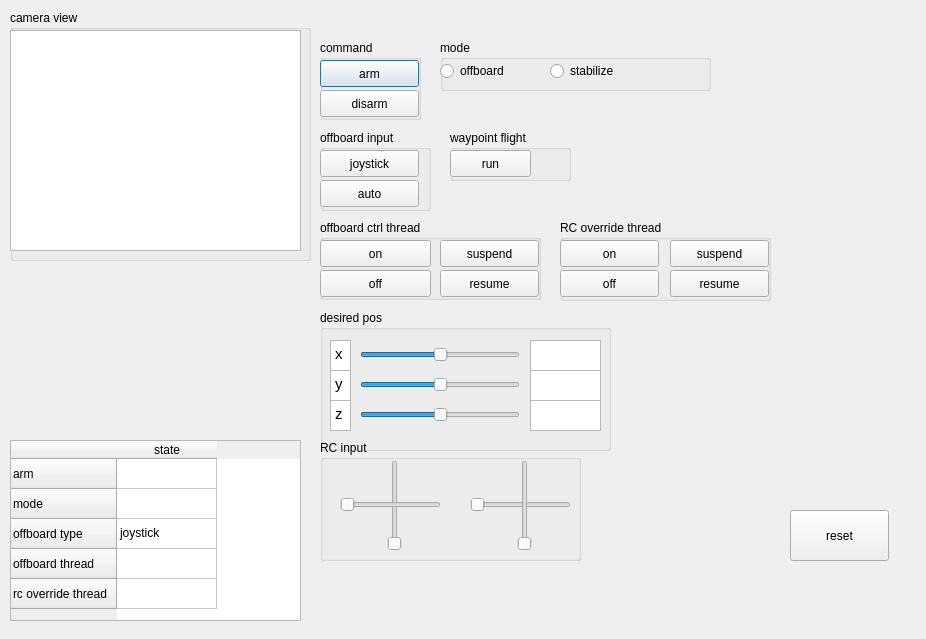
<?xml version="1.0" encoding="UTF-8"?>
<ui version="4.0">
 <class>Dialog</class>
 <widget class="QDialog" name="Dialog">
  <property name="geometry">
   <rect>
    <x>0</x>
    <y>0</y>
    <width>926</width>
    <height>639</height>
   </rect>
  </property>
  <property name="windowTitle">
   <string>Dialog</string>
  </property>
  <widget class="QGroupBox" name="groupBox_arm">
   <property name="geometry">
    <rect>
     <x>320</x>
     <y>40</y>
     <width>101</width>
     <height>80</height>
    </rect>
   </property>
   <property name="title">
    <string>command</string>
   </property>
   <widget class="QPushButton" name="pushButton_arm">
    <property name="geometry">
     <rect>
      <x>0</x>
      <y>20</y>
      <width>99</width>
      <height>27</height>
     </rect>
    </property>
    <property name="text">
     <string>arm</string>
    </property>
   </widget>
   <widget class="QPushButton" name="pushButton_disarm">
    <property name="geometry">
     <rect>
      <x>0</x>
      <y>50</y>
      <width>99</width>
      <height>27</height>
     </rect>
    </property>
    <property name="text">
     <string>disarm</string>
    </property>
   </widget>
  </widget>
  <widget class="QGroupBox" name="groupBox">
   <property name="geometry">
    <rect>
     <x>440</x>
     <y>40</y>
     <width>271</width>
     <height>51</height>
    </rect>
   </property>
   <property name="title">
    <string>mode</string>
   </property>
   <widget class="QRadioButton" name="radioButton_offboard">
    <property name="geometry">
     <rect>
      <x>0</x>
      <y>20</y>
      <width>117</width>
      <height>22</height>
     </rect>
    </property>
    <property name="text">
     <string>offboard</string>
    </property>
   </widget>
   <widget class="QRadioButton" name="radioButton_stabilize">
    <property name="geometry">
     <rect>
      <x>110</x>
      <y>20</y>
      <width>117</width>
      <height>22</height>
     </rect>
    </property>
    <property name="text">
     <string>stabilize</string>
    </property>
   </widget>
  </widget>
  <widget class="QGroupBox" name="groupBox_2">
   <property name="geometry">
    <rect>
     <x>320</x>
     <y>440</y>
     <width>261</width>
     <height>121</height>
    </rect>
   </property>
   <property name="title">
    <string>RC input</string>
   </property>
   <widget class="QSlider" name="verticalSlider_pitch">
    <property name="geometry">
     <rect>
      <x>60</x>
      <y>20</y>
      <width>29</width>
      <height>91</height>
     </rect>
    </property>
    <property name="orientation">
     <enum>Qt::Vertical</enum>
    </property>
   </widget>
   <widget class="QSlider" name="horizontalSlider_roll">
    <property name="geometry">
     <rect>
      <x>150</x>
      <y>50</y>
      <width>101</width>
      <height>29</height>
     </rect>
    </property>
    <property name="orientation">
     <enum>Qt::Horizontal</enum>
    </property>
   </widget>
   <widget class="QSlider" name="verticalSlider_throttle">
    <property name="geometry">
     <rect>
      <x>190</x>
      <y>20</y>
      <width>29</width>
      <height>91</height>
     </rect>
    </property>
    <property name="orientation">
     <enum>Qt::Vertical</enum>
    </property>
   </widget>
   <widget class="QSlider" name="horizontalSlider_yaw">
    <property name="geometry">
     <rect>
      <x>20</x>
      <y>50</y>
      <width>101</width>
      <height>29</height>
     </rect>
    </property>
    <property name="orientation">
     <enum>Qt::Horizontal</enum>
    </property>
   </widget>
  </widget>
  <widget class="QTableWidget" name="tableWidget">
   <property name="geometry">
    <rect>
     <x>10</x>
     <y>440</y>
     <width>291</width>
     <height>181</height>
    </rect>
   </property>
   <row>
    <property name="text">
     <string>arm</string>
    </property>
   </row>
   <row>
    <property name="text">
     <string>mode</string>
    </property>
   </row>
   <row>
    <property name="text">
     <string>offboard type</string>
    </property>
   </row>
   <row>
    <property name="text">
     <string>offboard thread</string>
    </property>
   </row>
   <row>
    <property name="text">
     <string>rc override thread</string>
    </property>
   </row>
   <column>
    <property name="text">
     <string>state</string>
    </property>
   </column>
   <item row="2" column="0">
    <property name="text">
     <string>joystick</string>
    </property>
   </item>
  </widget>
  <widget class="QGroupBox" name="groupBox_3">
   <property name="geometry">
    <rect>
     <x>320</x>
     <y>220</y>
     <width>221</width>
     <height>80</height>
    </rect>
   </property>
   <property name="title">
    <string>offboard ctrl thread</string>
   </property>
   <widget class="QPushButton" name="pushButton">
    <property name="geometry">
     <rect>
      <x>0</x>
      <y>20</y>
      <width>111</width>
      <height>27</height>
     </rect>
    </property>
    <property name="text">
     <string>on</string>
    </property>
   </widget>
   <widget class="QPushButton" name="pushButton_2">
    <property name="geometry">
     <rect>
      <x>0</x>
      <y>50</y>
      <width>111</width>
      <height>27</height>
     </rect>
    </property>
    <property name="text">
     <string>off</string>
    </property>
   </widget>
   <widget class="QPushButton" name="pushButton_3">
    <property name="geometry">
     <rect>
      <x>120</x>
      <y>20</y>
      <width>99</width>
      <height>27</height>
     </rect>
    </property>
    <property name="text">
     <string>suspend</string>
    </property>
   </widget>
   <widget class="QPushButton" name="pushButton_4">
    <property name="geometry">
     <rect>
      <x>120</x>
      <y>50</y>
      <width>99</width>
      <height>27</height>
     </rect>
    </property>
    <property name="text">
     <string>resume</string>
    </property>
   </widget>
  </widget>
  <widget class="QGroupBox" name="groupBox_4">
   <property name="geometry">
    <rect>
     <x>10</x>
     <y>10</y>
     <width>301</width>
     <height>251</height>
    </rect>
   </property>
   <property name="title">
    <string>camera view</string>
   </property>
   <widget class="QGraphicsView" name="graphicsView_cam">
    <property name="geometry">
     <rect>
      <x>0</x>
      <y>20</y>
      <width>291</width>
      <height>221</height>
     </rect>
    </property>
   </widget>
  </widget>
  <widget class="QGroupBox" name="groupBox_5">
   <property name="geometry">
    <rect>
     <x>560</x>
     <y>220</y>
     <width>211</width>
     <height>81</height>
    </rect>
   </property>
   <property name="title">
    <string>RC override thread</string>
   </property>
   <widget class="QPushButton" name="pushButton_5">
    <property name="geometry">
     <rect>
      <x>0</x>
      <y>20</y>
      <width>99</width>
      <height>27</height>
     </rect>
    </property>
    <property name="text">
     <string>on</string>
    </property>
   </widget>
   <widget class="QPushButton" name="pushButton_6">
    <property name="geometry">
     <rect>
      <x>0</x>
      <y>50</y>
      <width>99</width>
      <height>27</height>
     </rect>
    </property>
    <property name="text">
     <string>off</string>
    </property>
   </widget>
   <widget class="QPushButton" name="pushButton_7">
    <property name="geometry">
     <rect>
      <x>110</x>
      <y>20</y>
      <width>99</width>
      <height>27</height>
     </rect>
    </property>
    <property name="text">
     <string>suspend</string>
    </property>
   </widget>
   <widget class="QPushButton" name="pushButton_8">
    <property name="geometry">
     <rect>
      <x>110</x>
      <y>50</y>
      <width>99</width>
      <height>27</height>
     </rect>
    </property>
    <property name="text">
     <string>resume</string>
    </property>
   </widget>
  </widget>
  <widget class="QGroupBox" name="groupBox_6">
   <property name="geometry">
    <rect>
     <x>320</x>
     <y>130</y>
     <width>111</width>
     <height>81</height>
    </rect>
   </property>
   <property name="title">
    <string>offboard input</string>
   </property>
   <widget class="QPushButton" name="pushButton_9">
    <property name="geometry">
     <rect>
      <x>0</x>
      <y>20</y>
      <width>99</width>
      <height>27</height>
     </rect>
    </property>
    <property name="text">
     <string>joystick</string>
    </property>
   </widget>
   <widget class="QPushButton" name="pushButton_10">
    <property name="geometry">
     <rect>
      <x>0</x>
      <y>50</y>
      <width>99</width>
      <height>27</height>
     </rect>
    </property>
    <property name="text">
     <string>auto</string>
    </property>
   </widget>
  </widget>
  <widget class="QGroupBox" name="groupBox_7">
   <property name="geometry">
    <rect>
     <x>320</x>
     <y>310</y>
     <width>291</width>
     <height>141</height>
    </rect>
   </property>
   <property name="title">
    <string>desired pos</string>
   </property>
   <widget class="QSlider" name="horizontalSlider_des_x">
    <property name="geometry">
     <rect>
      <x>40</x>
      <y>30</y>
      <width>160</width>
      <height>29</height>
     </rect>
    </property>
    <property name="minimum">
     <number>-20</number>
    </property>
    <property name="maximum">
     <number>20</number>
    </property>
    <property name="value">
     <number>0</number>
    </property>
    <property name="sliderPosition">
     <number>0</number>
    </property>
    <property name="orientation">
     <enum>Qt::Horizontal</enum>
    </property>
   </widget>
   <widget class="QSlider" name="horizontalSlider_des_y">
    <property name="geometry">
     <rect>
      <x>40</x>
      <y>60</y>
      <width>160</width>
      <height>29</height>
     </rect>
    </property>
    <property name="minimum">
     <number>-20</number>
    </property>
    <property name="maximum">
     <number>20</number>
    </property>
    <property name="value">
     <number>0</number>
    </property>
    <property name="orientation">
     <enum>Qt::Horizontal</enum>
    </property>
   </widget>
   <widget class="QSlider" name="horizontalSlider_des_z">
    <property name="geometry">
     <rect>
      <x>40</x>
      <y>90</y>
      <width>160</width>
      <height>29</height>
     </rect>
    </property>
    <property name="minimum">
     <number>-20</number>
    </property>
    <property name="maximum">
     <number>20</number>
    </property>
    <property name="value">
     <number>0</number>
    </property>
    <property name="orientation">
     <enum>Qt::Horizontal</enum>
    </property>
   </widget>
   <widget class="QTextEdit" name="textEdit">
    <property name="geometry">
     <rect>
      <x>10</x>
      <y>30</y>
      <width>21</width>
      <height>31</height>
     </rect>
    </property>
    <property name="html">
     <string>&lt;!DOCTYPE HTML PUBLIC &quot;-//W3C//DTD HTML 4.0//EN&quot; &quot;http://www.w3.org/TR/REC-html40/strict.dtd&quot;&gt;
&lt;html&gt;&lt;head&gt;&lt;meta name=&quot;qrichtext&quot; content=&quot;1&quot; /&gt;&lt;style type=&quot;text/css&quot;&gt;
p, li { white-space: pre-wrap; }
&lt;/style&gt;&lt;/head&gt;&lt;body style=&quot; font-family:'Ubuntu'; font-size:11pt; font-weight:400; font-style:normal;&quot;&gt;
&lt;p style=&quot; margin-top:0px; margin-bottom:0px; margin-left:0px; margin-right:0px; -qt-block-indent:0; text-indent:0px;&quot;&gt;x&lt;/p&gt;&lt;/body&gt;&lt;/html&gt;</string>
    </property>
   </widget>
   <widget class="QTextEdit" name="textEdit_2">
    <property name="geometry">
     <rect>
      <x>10</x>
      <y>60</y>
      <width>21</width>
      <height>31</height>
     </rect>
    </property>
    <property name="html">
     <string>&lt;!DOCTYPE HTML PUBLIC &quot;-//W3C//DTD HTML 4.0//EN&quot; &quot;http://www.w3.org/TR/REC-html40/strict.dtd&quot;&gt;
&lt;html&gt;&lt;head&gt;&lt;meta name=&quot;qrichtext&quot; content=&quot;1&quot; /&gt;&lt;style type=&quot;text/css&quot;&gt;
p, li { white-space: pre-wrap; }
&lt;/style&gt;&lt;/head&gt;&lt;body style=&quot; font-family:'Ubuntu'; font-size:11pt; font-weight:400; font-style:normal;&quot;&gt;
&lt;p style=&quot; margin-top:0px; margin-bottom:0px; margin-left:0px; margin-right:0px; -qt-block-indent:0; text-indent:0px;&quot;&gt;y&lt;/p&gt;&lt;/body&gt;&lt;/html&gt;</string>
    </property>
   </widget>
   <widget class="QTextEdit" name="textEdit_3">
    <property name="geometry">
     <rect>
      <x>10</x>
      <y>90</y>
      <width>21</width>
      <height>31</height>
     </rect>
    </property>
    <property name="html">
     <string>&lt;!DOCTYPE HTML PUBLIC &quot;-//W3C//DTD HTML 4.0//EN&quot; &quot;http://www.w3.org/TR/REC-html40/strict.dtd&quot;&gt;
&lt;html&gt;&lt;head&gt;&lt;meta name=&quot;qrichtext&quot; content=&quot;1&quot; /&gt;&lt;style type=&quot;text/css&quot;&gt;
p, li { white-space: pre-wrap; }
&lt;/style&gt;&lt;/head&gt;&lt;body style=&quot; font-family:'Ubuntu'; font-size:11pt; font-weight:400; font-style:normal;&quot;&gt;
&lt;p style=&quot; margin-top:0px; margin-bottom:0px; margin-left:0px; margin-right:0px; -qt-block-indent:0; text-indent:0px;&quot;&gt;z&lt;/p&gt;&lt;/body&gt;&lt;/html&gt;</string>
    </property>
   </widget>
   <widget class="QPlainTextEdit" name="plainTextEdit_des_z">
    <property name="geometry">
     <rect>
      <x>210</x>
      <y>90</y>
      <width>71</width>
      <height>31</height>
     </rect>
    </property>
    <property name="plainText">
     <string/>
    </property>
   </widget>
   <widget class="QPlainTextEdit" name="plainTextEdit_des_x">
    <property name="geometry">
     <rect>
      <x>210</x>
      <y>30</y>
      <width>71</width>
      <height>31</height>
     </rect>
    </property>
    <property name="verticalScrollBarPolicy">
     <enum>Qt::ScrollBarAsNeeded</enum>
    </property>
    <property name="horizontalScrollBarPolicy">
     <enum>Qt::ScrollBarAlwaysOff</enum>
    </property>
    <property name="plainText">
     <string/>
    </property>
   </widget>
   <widget class="QPlainTextEdit" name="plainTextEdit_des_y">
    <property name="geometry">
     <rect>
      <x>210</x>
      <y>60</y>
      <width>71</width>
      <height>31</height>
     </rect>
    </property>
    <property name="plainText">
     <string/>
    </property>
   </widget>
  </widget>
  <widget class="QGroupBox" name="groupBox_8">
   <property name="geometry">
    <rect>
     <x>450</x>
     <y>130</y>
     <width>121</width>
     <height>51</height>
    </rect>
   </property>
   <property name="title">
    <string>waypoint flight</string>
   </property>
   <widget class="QPushButton" name="pushButton_11">
    <property name="geometry">
     <rect>
      <x>0</x>
      <y>20</y>
      <width>81</width>
      <height>27</height>
     </rect>
    </property>
    <property name="text">
     <string>run</string>
    </property>
   </widget>
  </widget>
  <widget class="QPushButton" name="pushButton_12">
   <property name="geometry">
    <rect>
     <x>790</x>
     <y>510</y>
     <width>99</width>
     <height>51</height>
    </rect>
   </property>
   <property name="text">
    <string>reset</string>
   </property>
  </widget>
 </widget>
 <resources/>
 <connections>
  <connection>
   <sender>pushButton_arm</sender>
   <signal>clicked()</signal>
   <receiver>Dialog</receiver>
   <slot>slot1()</slot>
   <hints>
    <hint type="sourcelabel">
     <x>415</x>
     <y>76</y>
    </hint>
    <hint type="destinationlabel">
     <x>754</x>
     <y>425</y>
    </hint>
   </hints>
  </connection>
  <connection>
   <sender>pushButton_disarm</sender>
   <signal>clicked()</signal>
   <receiver>Dialog</receiver>
   <slot>slot2()</slot>
   <hints>
    <hint type="sourcelabel">
     <x>418</x>
     <y>102</y>
    </hint>
    <hint type="destinationlabel">
     <x>757</x>
     <y>454</y>
    </hint>
   </hints>
  </connection>
  <connection>
   <sender>radioButton_offboard</sender>
   <signal>clicked()</signal>
   <receiver>Dialog</receiver>
   <slot>slot3()</slot>
   <hints>
    <hint type="sourcelabel">
     <x>440</x>
     <y>74</y>
    </hint>
    <hint type="destinationlabel">
     <x>637</x>
     <y>66</y>
    </hint>
   </hints>
  </connection>
  <connection>
   <sender>radioButton_stabilize</sender>
   <signal>clicked()</signal>
   <receiver>Dialog</receiver>
   <slot>slot4()</slot>
   <hints>
    <hint type="sourcelabel">
     <x>550</x>
     <y>79</y>
    </hint>
    <hint type="destinationlabel">
     <x>781</x>
     <y>67</y>
    </hint>
   </hints>
  </connection>
  <connection>
   <sender>pushButton</sender>
   <signal>clicked()</signal>
   <receiver>Dialog</receiver>
   <slot>slot5()</slot>
   <hints>
    <hint type="sourcelabel">
     <x>320</x>
     <y>257</y>
    </hint>
    <hint type="destinationlabel">
     <x>814</x>
     <y>428</y>
    </hint>
   </hints>
  </connection>
  <connection>
   <sender>pushButton_2</sender>
   <signal>clicked()</signal>
   <receiver>Dialog</receiver>
   <slot>slot6()</slot>
   <hints>
    <hint type="sourcelabel">
     <x>320</x>
     <y>280</y>
    </hint>
    <hint type="destinationlabel">
     <x>814</x>
     <y>456</y>
    </hint>
   </hints>
  </connection>
  <connection>
   <sender>pushButton_3</sender>
   <signal>clicked()</signal>
   <receiver>Dialog</receiver>
   <slot>slot7()</slot>
   <hints>
    <hint type="sourcelabel">
     <x>440</x>
     <y>249</y>
    </hint>
    <hint type="destinationlabel">
     <x>814</x>
     <y>381</y>
    </hint>
   </hints>
  </connection>
  <connection>
   <sender>pushButton_4</sender>
   <signal>clicked()</signal>
   <receiver>Dialog</receiver>
   <slot>slot8()</slot>
   <hints>
    <hint type="sourcelabel">
     <x>440</x>
     <y>279</y>
    </hint>
    <hint type="destinationlabel">
     <x>814</x>
     <y>413</y>
    </hint>
   </hints>
  </connection>
  <connection>
   <sender>pushButton_5</sender>
   <signal>clicked()</signal>
   <receiver>Dialog</receiver>
   <slot>slot9()</slot>
   <hints>
    <hint type="sourcelabel">
     <x>560</x>
     <y>248</y>
    </hint>
    <hint type="destinationlabel">
     <x>814</x>
     <y>507</y>
    </hint>
   </hints>
  </connection>
  <connection>
   <sender>pushButton_6</sender>
   <signal>clicked()</signal>
   <receiver>Dialog</receiver>
   <slot>slot10()</slot>
   <hints>
    <hint type="sourcelabel">
     <x>560</x>
     <y>280</y>
    </hint>
    <hint type="destinationlabel">
     <x>814</x>
     <y>552</y>
    </hint>
   </hints>
  </connection>
  <connection>
   <sender>pushButton_7</sender>
   <signal>clicked()</signal>
   <receiver>Dialog</receiver>
   <slot>slot11()</slot>
   <hints>
    <hint type="sourcelabel">
     <x>670</x>
     <y>252</y>
    </hint>
    <hint type="destinationlabel">
     <x>814</x>
     <y>527</y>
    </hint>
   </hints>
  </connection>
  <connection>
   <sender>pushButton_8</sender>
   <signal>clicked()</signal>
   <receiver>Dialog</receiver>
   <slot>slot12()</slot>
   <hints>
    <hint type="sourcelabel">
     <x>670</x>
     <y>290</y>
    </hint>
    <hint type="destinationlabel">
     <x>814</x>
     <y>571</y>
    </hint>
   </hints>
  </connection>
  <connection>
   <sender>pushButton_9</sender>
   <signal>clicked()</signal>
   <receiver>Dialog</receiver>
   <slot>slot13()</slot>
   <hints>
    <hint type="sourcelabel">
     <x>320</x>
     <y>156</y>
    </hint>
    <hint type="destinationlabel">
     <x>492</x>
     <y>311</y>
    </hint>
   </hints>
  </connection>
  <connection>
   <sender>pushButton_10</sender>
   <signal>clicked()</signal>
   <receiver>Dialog</receiver>
   <slot>slot14()</slot>
   <hints>
    <hint type="sourcelabel">
     <x>320</x>
     <y>197</y>
    </hint>
    <hint type="destinationlabel">
     <x>519</x>
     <y>434</y>
    </hint>
   </hints>
  </connection>
  <connection>
   <sender>horizontalSlider_des_x</sender>
   <signal>sliderMoved(int)</signal>
   <receiver>Dialog</receiver>
   <slot>slot15()</slot>
   <hints>
    <hint type="sourcelabel">
     <x>517</x>
     <y>355</y>
    </hint>
    <hint type="destinationlabel">
     <x>581</x>
     <y>341</y>
    </hint>
   </hints>
  </connection>
  <connection>
   <sender>horizontalSlider_des_y</sender>
   <signal>sliderMoved(int)</signal>
   <receiver>Dialog</receiver>
   <slot>slot16()</slot>
   <hints>
    <hint type="sourcelabel">
     <x>515</x>
     <y>381</y>
    </hint>
    <hint type="destinationlabel">
     <x>620</x>
     <y>372</y>
    </hint>
   </hints>
  </connection>
  <connection>
   <sender>horizontalSlider_des_z</sender>
   <signal>sliderMoved(int)</signal>
   <receiver>Dialog</receiver>
   <slot>slot17()</slot>
   <hints>
    <hint type="sourcelabel">
     <x>513</x>
     <y>409</y>
    </hint>
    <hint type="destinationlabel">
     <x>621</x>
     <y>403</y>
    </hint>
   </hints>
  </connection>
  <connection>
   <sender>pushButton_11</sender>
   <signal>clicked()</signal>
   <receiver>Dialog</receiver>
   <slot>slot18()</slot>
   <hints>
    <hint type="sourcelabel">
     <x>519</x>
     <y>159</y>
    </hint>
    <hint type="destinationlabel">
     <x>616</x>
     <y>157</y>
    </hint>
   </hints>
  </connection>
  <connection>
   <sender>pushButton_12</sender>
   <signal>clicked()</signal>
   <receiver>Dialog</receiver>
   <slot>slot19()</slot>
   <hints>
    <hint type="sourcelabel">
     <x>837</x>
     <y>539</y>
    </hint>
    <hint type="destinationlabel">
     <x>765</x>
     <y>496</y>
    </hint>
   </hints>
  </connection>
 </connections>
 <slots>
  <slot>slot1()</slot>
  <slot>slot2()</slot>
  <slot>slot3()</slot>
  <slot>slot4()</slot>
  <slot>slot5()</slot>
  <slot>slot6()</slot>
  <slot>slot7()</slot>
  <slot>slot8()</slot>
  <slot>slot9()</slot>
  <slot>slot10()</slot>
  <slot>slot11()</slot>
  <slot>slot12()</slot>
  <slot>slot13()</slot>
  <slot>slot14()</slot>
  <slot>slot15()</slot>
  <slot>slot16()</slot>
  <slot>slot17()</slot>
  <slot>slot18()</slot>
  <slot>slot19()</slot>
 </slots>
</ui>
